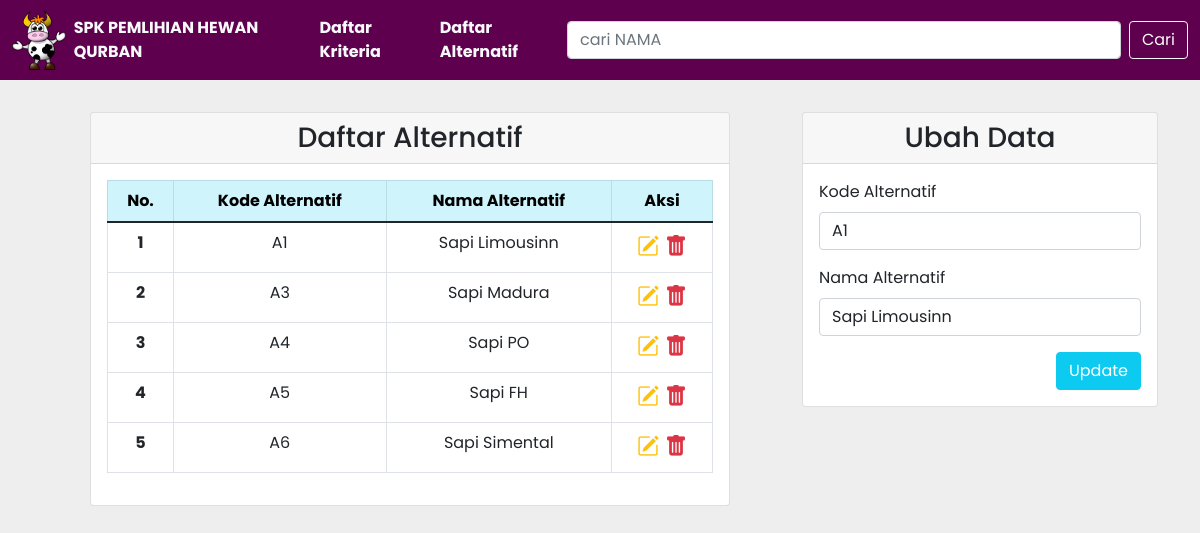
/alternatif.php?id=0, run on the app's committed database.
### tables this page shows
CREATE TABLE `alternatif` (
  `alternatif_id` int(11) NOT NULL,
  `alternatif_kode` varchar(50) NOT NULL,
  `alternatif_nama` varchar(255) DEFAULT NULL
);

### config/db.php (called while the page is built)
<?php
$DB_HOST = "localhost";
$DB_USERNAME = "root";
$DB_PASSWORD = "";
$DB_NAME = "db_tubes_spk";

### classes/DB.php (called while the page is built, shortened)
<?php
class DB
{
    private $hostname;
    private $username;
    private $password;
    private $dbname;
    private $conn;
    private $result;
    function __construct($hostname, $username, $password, $dbname)
    {
        $this->hostname = $hostname;
        $this->username = $username;
        $this->password = $password;
        $this->dbname = $dbname;
    }
    function open()
    {
        $this->conn = mysqli_connect($this->hostname, $this->username, $this->password, $this->dbname);
    }
    function execute($query)
    {
        $this->result = mysqli_query($this->conn, $query);
    }
    function getResult()
    {
        return mysqli_fetch_array($this->result);
    }
}

### classes/Alternatif.php (called while the page is built, shortened)
<?php
class Alternatif extends DB
{
    function getAlternatif()
    {
        $query = "SELECT * FROM alternatif";
        return $this->execute($query);
    }
    function getAlternatifById($id)
    {
        $query = "SELECT * FROM alternatif WHERE alternatif_id=$id";
        return $this->execute($query);
    }
}

### alternatif.php (the view, shortened to what this page needs)
<?php
include('config/db.php');
include('classes/DB.php');
include('classes/Alternatif.php');
include('classes/Template.php');
$alternatif = new Alternatif($DB_HOST, $DB_USERNAME, $DB_PASSWORD, $DB_NAME);
$alternatif->open();
$alternatif->getAlternatif();
if (isset($_POST['btn-search'])) {
    $alternatif->searchAlternatif($_POST['search']);
} else {
    $alternatif->getAlternatif();
}
$header = '<tr>
<th scope="row">No.</th>
<th scope="row">Kode Alternatif</th>
<th scope="row">Nama Alternatif</th>
<th scope="row">Aksi</th>
</tr>';
$data = null;
$no = 1;
while ($div = $alternatif->getResult()) {
    $data .= '<tr>
    <th scope="row">' . $no . '</th>
    <td>' . $div['alternatif_kode'] . '</td>
    <td>' . $div['alternatif_nama'] . '</td>
    <td style="font-size: 22px;">
        <a href="alternatif.php?id=' . $div['alternatif_id'] . '" title="Edit Data"><i class="bi bi-pencil-square text-warning"></i></a>&nbsp;<a href="alternatif.php?hapus=' . $div['alternatif_id'] . '" title="Delete Data"><i class="bi bi-trash-fill text-danger"></i></a>
        </td>
    </tr>';
    $no++;
}
if (isset($_GET['id'])) {
    $id = $_GET['id'];
    if ($id >= 0) {
        $alternatif->getAlternatifById($id);
    }
}

### classes/Template.php (shortened to what this page needs)
<?php
class Template
{
    var $content = '';
    function __construct($filename = '')
    {
        $this->content = implode('', @file($filename));
    }
    function clear()
    {
        $this->content = preg_replace("/DATA_[A-Z|_|0-9]+/", "", $this->content);
    }
    function write()
    {
        print $this->content;
    }
    function replace($old = '', $new = '')
    {
        if (is_int($new)) {
            $value = sprintf("%d", $new);
        } elseif (is_float($new)) {
            $value = sprintf("%f", $new);
        } elseif (is_array($new)) {
            $value = '';
            foreach ($new as $item) {
                $value .= $item . ' ';
            }
        } else {
            $value = $new;
        }
        $this->content = preg_replace("/$old/", $value, $this->content);
    }
}

### data on the page
alternatif: alternatif_nama+alternatif_kode (picture), alternatif_kode "A1", alternatif_nama "Sapi Limousinn"
alternatif: alternatif_kode "A3", alternatif_nama "Sapi Madura"
alternatif: alternatif_kode "A4", alternatif_nama "Sapi PO"
alternatif: alternatif_kode "A5", alternatif_nama "Sapi FH"
alternatif: alternatif_kode "A6", alternatif_nama "Sapi Simental"
